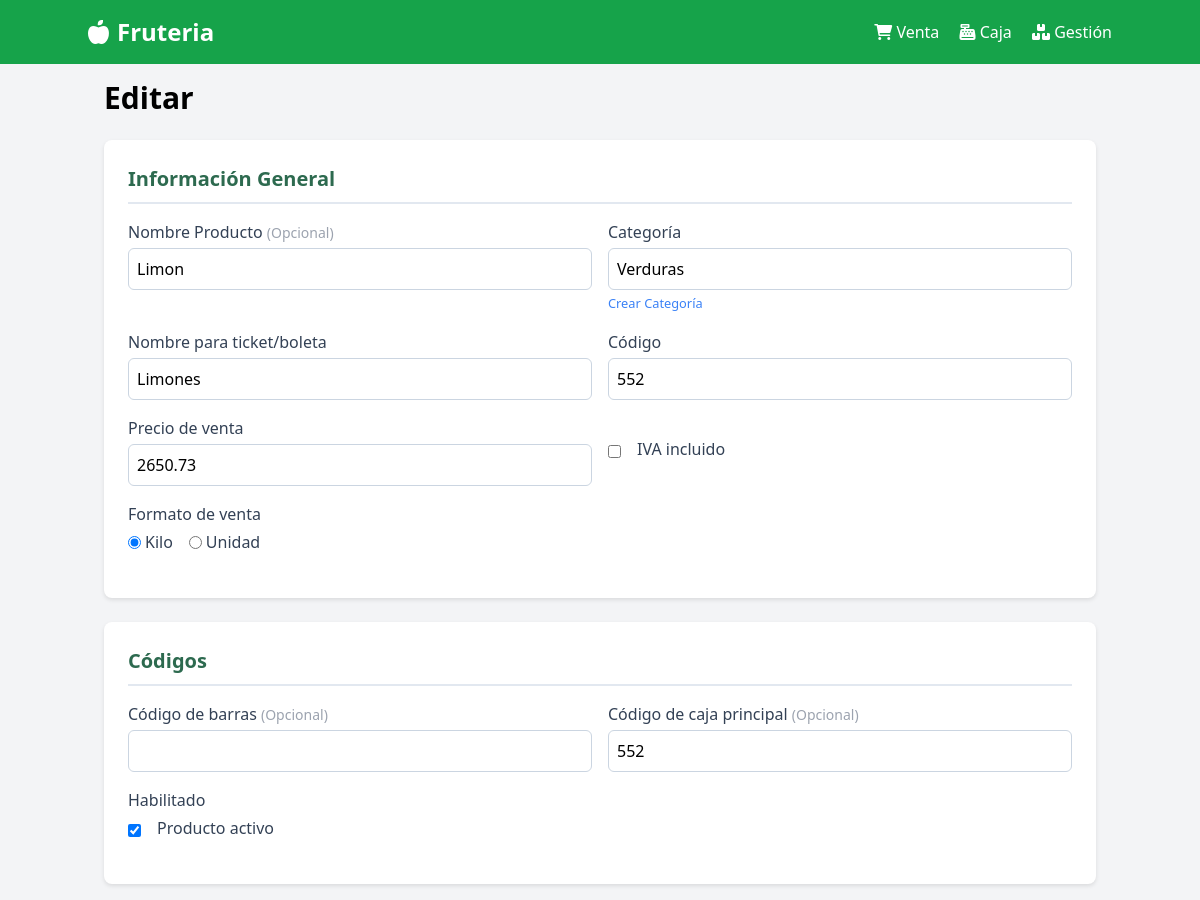
Page /productos/editar/2 (upper part) on the earlier database version.
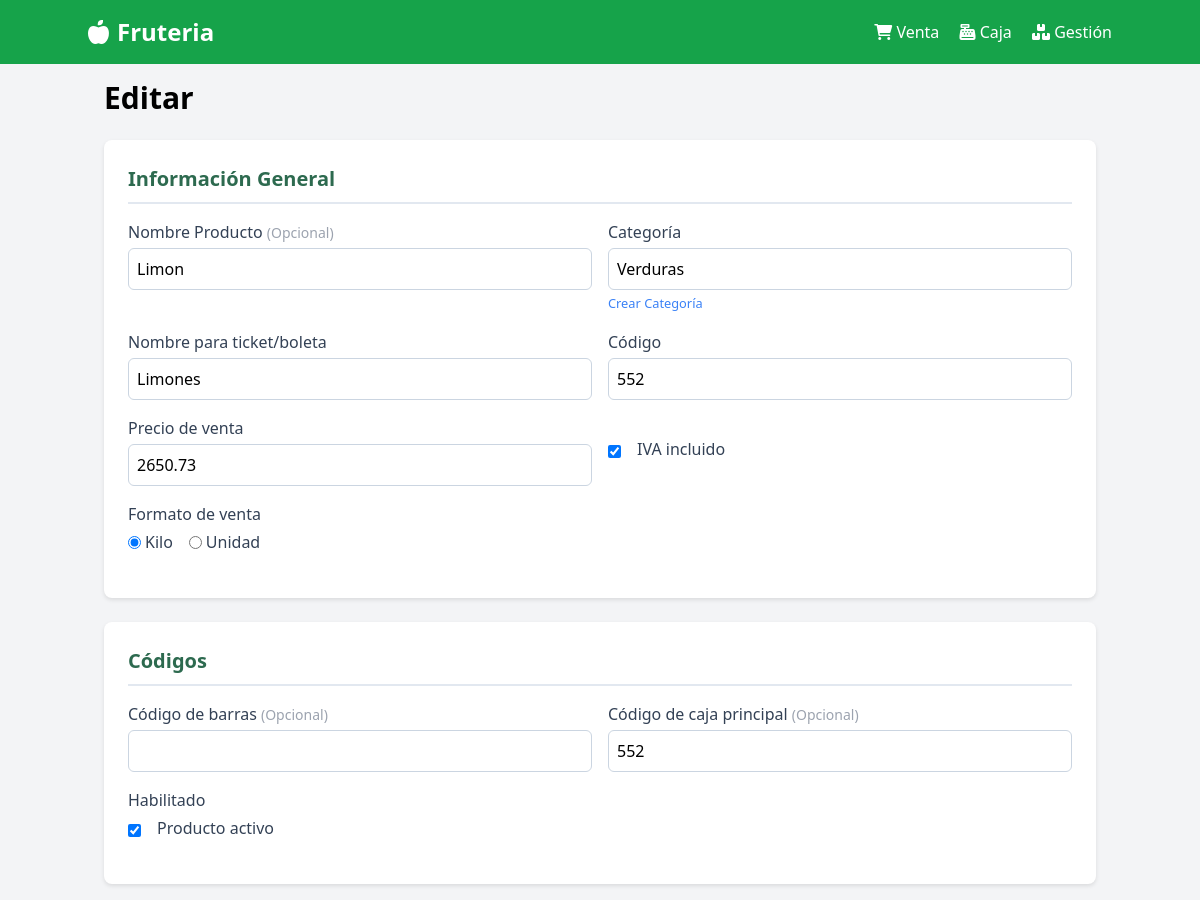
Same page on the later database version.
### app/models/models.py (models this page shows)
class Producto(db.Model):
    __tablename__ = 'productos'
    id = db.Column(db.Integer, primary_key=True)
    nombre = db.Column(db.String(100), nullable=False)
    precio = db.Column(db.Float, nullable=False)
    imagen = db.Column(db.String(200), nullable=True)
    categoria_id = db.Column(db.Integer, db.ForeignKey('categorias.id'), nullable=False)
    codigo = db.Column(db.String(50), unique=True, nullable=True)
    codigo_barras = db.Column(db.String(100), nullable=True)
    codigo_caja = db.Column(db.String(50), nullable=True)
    habilitado = db.Column(db.Boolean, default=True)
    formato_venta = db.Column(db.String(10), default='kg')  # Cambiado de 'unidad' a 'kg'
    stock_minimo = db.Column(db.Float, default=0)
    stock_maximo = db.Column(db.Float, default=0)
    stock_actual = db.Column(db.Float, default=0)
    costo_unitario = db.Column(db.Float, default=0)
    costo_unitario_con_iva = db.Column(db.Float, default=0)
    margen_utilidad = db.Column(db.Float, default=0)
    iva_incluido = db.Column(db.Boolean, default=False)
    nombre_ticket = db.Column(db.String(100), nullable=True)

### app/routes/products.py (the view, shortened to what this page needs)
@products_bp.route('/editar/<int:id>', methods=['GET', 'POST'])
def editar(id):
    producto = Producto.query.get_or_404(id)
    categorias = Categoria.query.all()
    return render_template('producto_form.html', categorias=categorias, producto=producto)

### app/templates/producto_form.html (shortened to what this page needs)
{% extends "base.html" %}
{% block content %}
<div class="max-w-6xl mx-auto">
    <h1 class="text-3xl font-bold mb-6">{% if producto %}Editar{% else %}Creación de Producto{% endif %}</h1>
    <form method="POST" enctype="multipart/form-data" id="producto-form">
        <div class="form-section">
            <div class="section-title">Información General</div>
            <div class="grid-2">
                <div class="campo">
                    <label>Nombre Producto <span class="text-gray-400 text-sm">(Opcional)</span></label>
                    <input type="text" name="nombre" value="{{ producto.nombre if producto else '' }}" required>
                </div>
                <div class="campo">
                    <label>Categoría</label>
                    <input type="text" name="categoria" list="categorias-list" value="{{ producto.categoria.nombre if producto else '' }}" required>
                    <small><a href="#" id="crear-categoria-link" class="text-blue-500">Crear Categoría</a></small>
                </div>
            </div>
            <div class="grid-2">
                <div class="campo">
                    <label>Nombre para ticket/boleta</label>
                    <input type="text" name="nombre_ticket" value="{{ producto.nombre_ticket if producto else '' }}">
                </div>
                <div class="campo">
                    <label>Código</label>
                    <input type="text" name="codigo" value="{{ producto.codigo if producto else '' }}" placeholder="Ej: 717">
                </div>
            </div>
            <div class="grid-2">
                <div class="campo">
                    <label>Precio de venta</label>
                    <input type="number" step="0.01" name="precio" id="precio" value="{{ producto.precio if producto else '' }}" required>
                </div>
                <div class="campo flex items-center">
                    <input type="checkbox" name="iva_incluido" id="iva_incluido" {% if producto and producto.iva_incluido %}checked{% endif %}>
                    <label for="iva_incluido" class="ml-2">IVA incluido</label>
                </div>
            </div>
            <div class="campo">
                <label>Formato de venta</label>
                <div class="radio-group">
                    <label>
                        <input type="radio" name="formato_venta" value="kg" {% if not producto or producto.formato_venta == 'kg' %}checked{% endif %}> Kilo
                    </label>
                    <label>
                        <input type="radio" name="formato_venta" value="unidad" {% if producto and producto.formato_venta == 'unidad' %}checked{% endif %}> Unidad
                    </label>
                </div>
            </div>
        </div>
        <div class="form-section">
            <div class="section-title">Códigos</div>
            <div class="grid-2">
                <div class="campo">
                    <label>Código de barras <span class="text-gray-400 text-sm">(Opcional)</span></label>
                    <input type="text" name="codigo_barras" value="{{ producto.codigo_barras if producto else '' }}">
                </div>
                <div class="campo">
                    <label>Código de caja principal <span class="text-gray-400 text-sm">(Opcional)</span></label>
                    <input type="text" name="codigo_caja" value="{{ producto.codigo_caja if producto else '' }}">
                </div>
            </div>
            <div class="campo">
                <label>Habilitado</label>
                <div class="flex items-center">
                    <input type="checkbox" name="habilitado" id="habilitado" {% if not producto or producto.habilitado %}checked{% endif %}>
                    <label for="habilitado" class="ml-2">Producto activo</label>
                </div>
            </div>
        </div>
    </form>
</div>
{% endblock %}

Differences in the rows shown:
changed Producto "Limon": iva_incluido "☐" → "☑"
